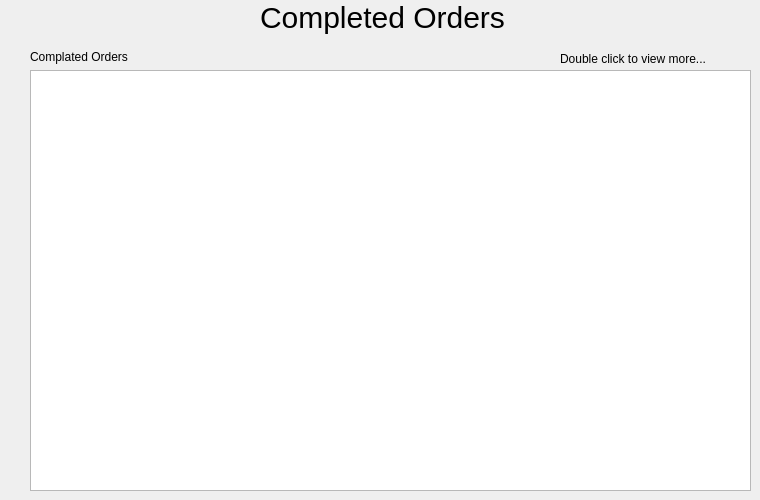
   <widget class="QWidget" name="completeOrdersPage">
    <widget class="QLabel" name="doubleClickLabel_CompOrders">
     <property name="geometry">
      <rect>
       <x>560</x>
       <y>50</y>
       <width>186</width>
       <height>17</height>
      </rect>
     </property>
     <property name="text">
      <string>Double click to view more...</string>
     </property>
     <property name="buddy">
      <cstring>sourceEdit_NewOrder</cstring>
     </property>
    </widget>
    <widget class="QWidget" name="layoutWidget_5">
     <property name="geometry">
      <rect>
       <x>30</x>
       <y>50</y>
       <width>721</width>
       <height>441</height>
      </rect>
     </property>
     <layout class="QVBoxLayout" name="listWidgetsBox_CompOrders">
      <item>
       <widget class="QLabel" name="compOrdersLabel_CompOrders">
        <property name="text">
         <string>Complated Orders</string>
        </property>
        <property name="buddy">
         <cstring>sourceEdit_NewOrder</cstring>
        </property>
       </widget>
      </item>
      <item>
       <widget class="QListWidget" name="compOrdersListWidget_CompOrders"/>
      </item>
     </layout>
    </widget>
    <widget class="QLabel" name="headerLabel_CompOrders">
     <property name="geometry">
      <rect>
       <x>260</x>
       <y>0</y>
       <width>252</width>
       <height>34</height>
      </rect>
     </property>
     <property name="styleSheet">
      <string notr="true">font-size:30px;</string>
     </property>
     <property name="text">
      <string>Completed Orders</string>
     </property>
     <property name="alignment">
      <set>Qt::AlignLeading|Qt::AlignLeft|Qt::AlignVCenter</set>
     </property>
     <property name="buddy">
      <cstring>descEdit_NewOrder</cstring>
     </property>
    </widget>
   </widget>
